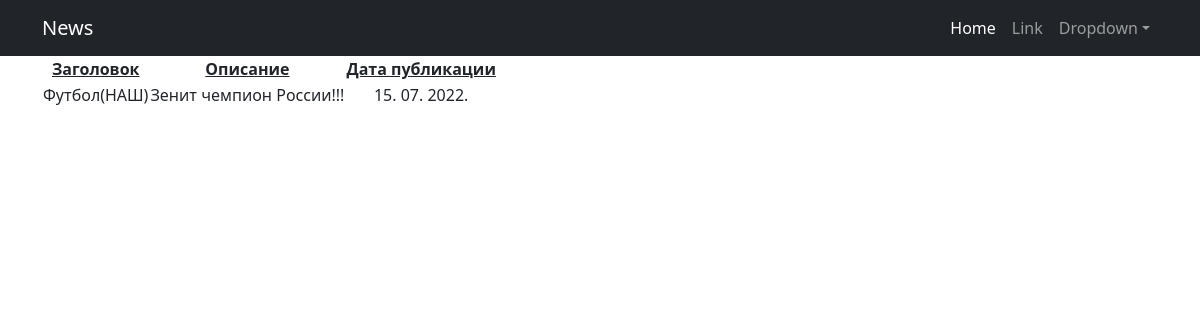
Screenshot of /news/1 with the database file from the repository.
### portal_news/models.py (models this page shows, shortened)
class Post(models.Model):
    article = 'AR'
    news = 'NE'
    POSITIONS = [
        (article, 'Статья'),
        (news, 'Новость')
    ]
    author = models.ForeignKey('Author', on_delete=models.CASCADE)
    select_choices = models.CharField(max_length=2, choices=POSITIONS)
    time = models.DateTimeField(auto_now_add=True)
    category = models.ManyToManyField('Category', through='PostCategory')
    heading_post = models.CharField(max_length=100)
    text_post = models.TextField()
    rating_post = models.IntegerField(default=0)

### portal_news/views.py (the view)
# urls.py: path('<int:pk>', PostDetail.as_view(), name='post_detail'),
class PostDetail(DetailView):
    model = Post
    template_name = 'new.html'
    context_object_name = 'new'
    def get_context_data(self, **kwargs):
        context = super().get_context_data(**kwargs)
        context['time_now'] = datetime.utcnow()
        context['New posts is coming soon'] = None
        return context

### templates/new.html (shortened to what this page needs)
{% extends 'flatpages/default.html' %}
{% block content %}
       <table>
           <tr>
               <td><strong><span style="text-decoration: underline;">Заголовок</span></strong></td>
               <td><strong><span style="text-decoration: underline;">Описание</span></strong></td>
               <td><strong><span style="text-decoration: underline;">Дата публикации</span></strong></td>
           </tr>
           <tr>
               <td>{{ new.heading_post}}</td>
               <td>{{ new.text_post}}</td>
               <td>{{ new.time|date:'d. m. Y.' }}</td>
            </tr>
       </table>
{% endblock content %}

### rows the page displays
Post: heading_post "Футбол(НАШ)", text_post "Зенит чемпион России!!!", time "15. 07. 2022."
